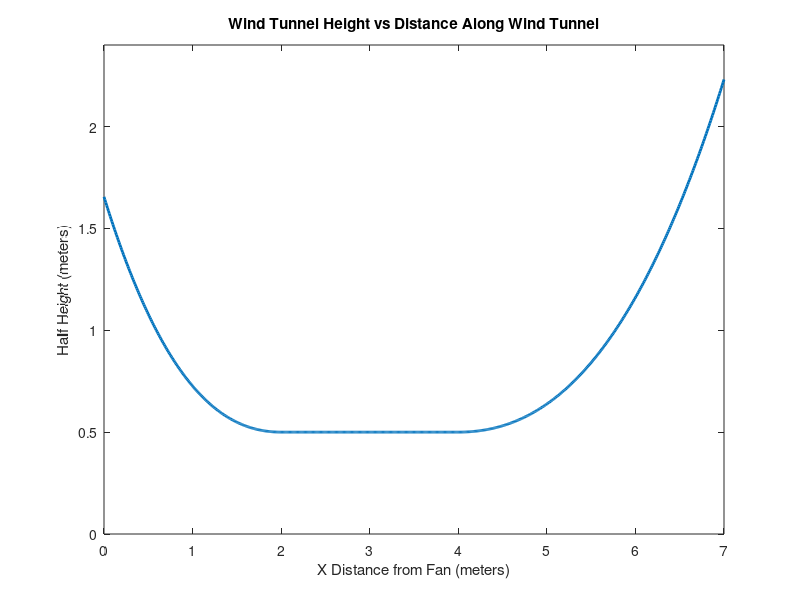

MATLAB code to generate this figure:
xvalsEnt = 0:0.01:2;
yvalsEnt = 0.0625.*(2-xvalsEnt).^3 + 0.1637.*(2-xvalsEnt).^2 + 0.5;
xvalsTest = 2.01:0.01:3.99;
yvalsTest = 0.5.*ones(1,199);
xvalsEx = 4:0.01:7;
yvalsEx = 0.5 + 0.0271.*(xvalsEx-4).^3 + 0.111.*(xvalsEx-4).^2;

xvals = [xvalsEnt xvalsTest xvalsEx];
yvals = [yvalsEnt yvalsTest yvalsEx];

plot(xvals,yvals,"LineWidth", 2);
xlabel("X Distance from Fan (meters)");
ylabel("Half Height (meters)");
title("Wind Tunnel Height vs Distance Along Wind Tunnel");

ylim([0 2.4])
clear xvalsEnt;
clear yvalsEnt;
clear xvalsTest;
clear yvalsTest;
clear xvalsEx;
clear yvalsEx;

